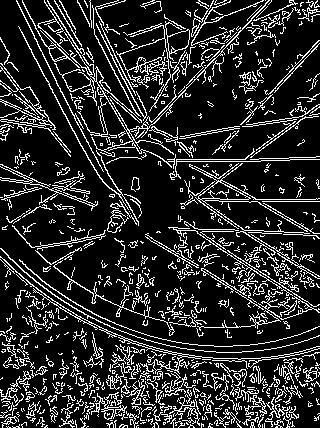
#> input picture final/edge_detection/TL0_edge.bmp, 320 x 428 px; its folder holds only this picture in this run
$ python pic_to_edge.py TL0_edge.bmp   (older library calls are emulated)
#> lines starting #> are read from the running program, lines starting #| are printed output that depends on the picture
import cv2
import numpy as np
import sys, os
import scipy.misc

img = cv2.imread(sys.argv[1],0)
#> img: shape (428, 320); 17% white in thin lines or dots
edges = cv2.Canny(img,100,200)
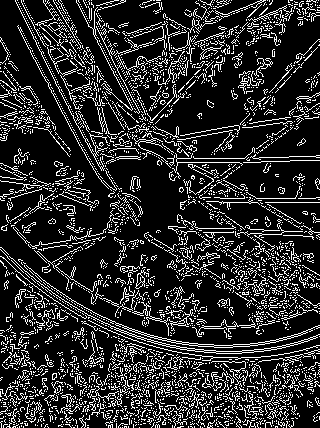
#> edges: shape (428, 320); 17.2% white in thin lines or dots

filename, file_extension = os.path.splitext(sys.argv[1])
scipy.misc.imsave('{0}_edge.bmp'.format(filename), edges)
